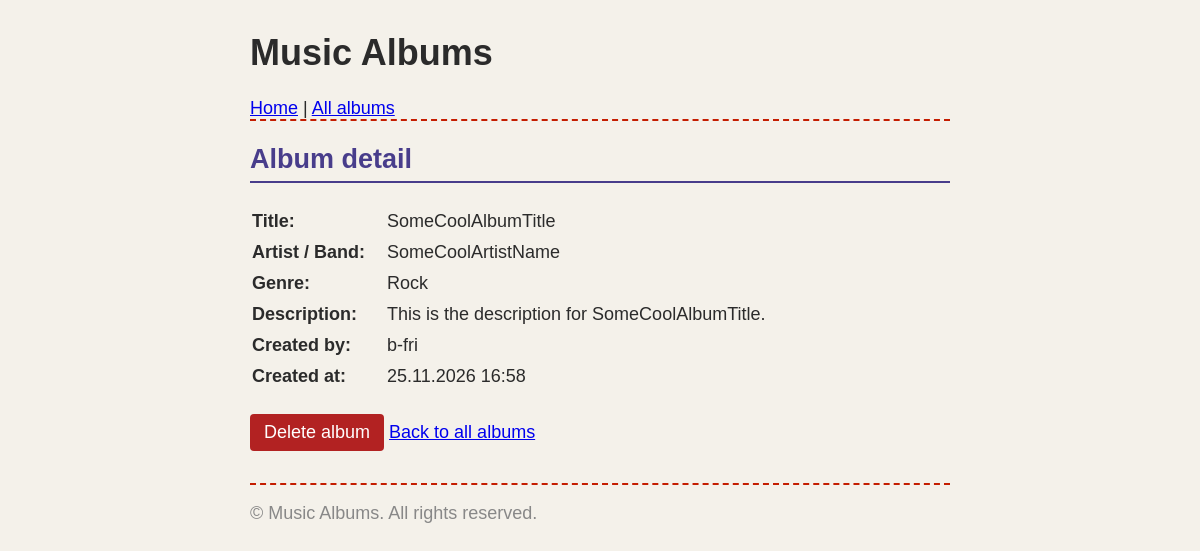
The page /albums/show/2/ on the database its author committed.
### Albums/models.py (models this page shows, shortened)
class Album(models.Model):
    class Genre(models.TextChoices):
        ROCK = 'ROCK', 'Rock'
        POP = 'POP', 'Pop'
        JAZZ = 'JAZZ', 'Jazz'
        HIPHOP = 'HIPHOP', 'Hip-Hop'
        ELECTRONIC = 'ELEC', 'Electronic'
        CLASSICAL = 'CLASS', 'Classical'
        METAL = 'METAL', 'Metal'
        OTHER = 'OTHER', 'Other'
    title = models.CharField(max_length=100)
    artist = models.CharField(max_length=100)
    description = models.TextField(blank=True)
    genre = models.CharField(max_length=6, choices=Genre)
    user = models.ForeignKey(
        settings.AUTH_USER_MODEL,
        on_delete=models.CASCADE,
        related_name='albums',
        related_query_name='album',
    )
    created_at = models.DateTimeField(auto_now_add=True)
    class Meta:
        ordering = ['title', 'artist']
        verbose_name = 'Album'
        verbose_name_plural = 'Albums'

### Albums/views.py (the view)
# urls.py: path('show/<int:pk>/', views.album_detail, name='album-detail'),
def album_detail(request, pk):
    single_album = Album.objects.get(id=pk)
    context = {'single_album': single_album}
    return render(request, 'album-detail.html', context)

### Albums/templates/album-detail.html (shortened to what this page needs)
{% extends 'album-base.html' %}
{% block content %}
    <h2>Album detail</h2>
    <table>
        <tr><td><b>Title:</b></td><td>{{ single_album.title }}</td></tr>
        <tr><td><b>Artist / Band:</b></td><td>{{ single_album.artist }}</td></tr>
        <tr><td><b>Genre:</b></td><td>{{ single_album.get_genre_display }}</td></tr>
        <tr><td><b>Description:</b></td><td>{{ single_album.description|linebreaksbr }}</td></tr>
        <tr><td><b>Created by:</b></td><td>{{ single_album.user }}</td></tr>
        <tr><td><b>Created at:</b></td><td>{{ single_album.created_at|date:"d.m.Y H:i" }}</td></tr>
    </table>
    <br>
    <a class="button delete" href="{% url 'album-delete' single_album.pk %}">Delete album</a>
    <a href="{% url 'album-list' %}">Back to all albums</a>
{% endblock %}

### static/main.css (style rules this page uses)
body { max-width: 700px; margin: 2rem auto; }

### Albums/static/css/albums_style.css (style rules this page uses)
body { font-family: sans-serif; font-size: 18px; background-color: #f4f1ea; color: #2b2b2b; }
h2 { color: darkslateblue; border-bottom: 2px solid darkslateblue; padding-bottom: 6px; }
td { padding: 4px 20px 4px 0; vertical-align: top; }
.button, button { display: inline-block; padding: 8px 14px; background-color: darkslateblue; color: white; border: none; border-radius: 4px; text-decoration: none; cursor: pointer; }
.delete { background-color: firebrick; }

### rows shown on the page
Album: title "SomeCoolAlbumTitle", artist "SomeCoolArtistName", genre "Rock", description "This is the description for SomeCoolAlbumTitle.", user "b-fri", created_at "25.11.2026 16:58"
